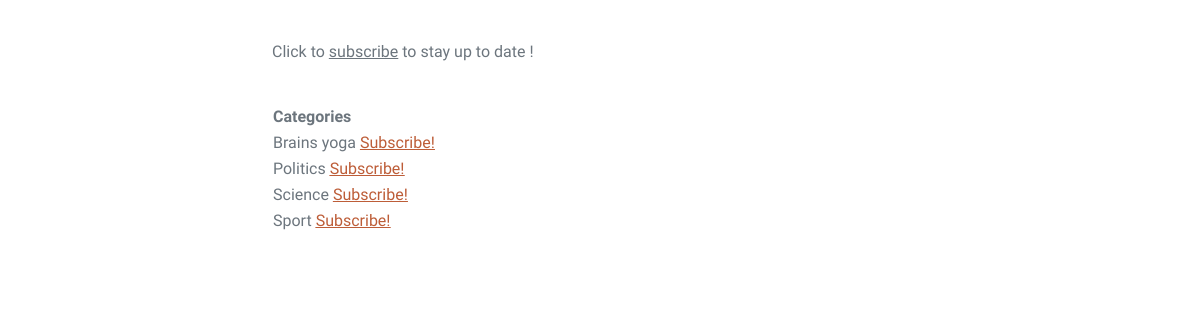
The page /news/category/ on the database its author committed.
### newsapp/models.py (models this page shows, shortened)
class Category(models.Model):
    name = models.CharField(max_length=64, unique=True)
    subscribers = models.ManyToManyField(User, blank=True)
    class Meta:
        verbose_name = 'Category'
        verbose_name_plural = 'Categories'

### newsapp/views.py (the view)
# urls.py: path('category/', CategoryList.as_view(), name='category'),
class CategoryList(ListView):
    model = Category
    ordering = 'name'
    template_name = 'category.html'
    context_object_name = 'category'
    paginate_by = 10

### templates/category.html (shortened to what this page needs)
{% extends 'flatpages/default.html' %}
{% block content %}
<p>&nbsp;</p>
Click to <span style="text-decoration: underline;">subscribe</span> to stay up to date <strong>{{user.username}}</strong>!
<p>&nbsp;</p>
<table style="height: 125px; " width="176">
    <thead>
        <th>
            Categories
        </th>
    </thead>
    {% for cat in category %}
    <tr>
       <td>
            {{ cat.name }}
           <a href="{% url 'category:subscribe' cat.id %}"><u>Subscribe!</u></a>
        </td>
    </tr>
    {% endfor %}
</table>
{% endblock content %}

### rows shown on the page
Category: name "Brains yoga"
Category: name "Politics"
Category: name "Science"
Category: name "Sport"
